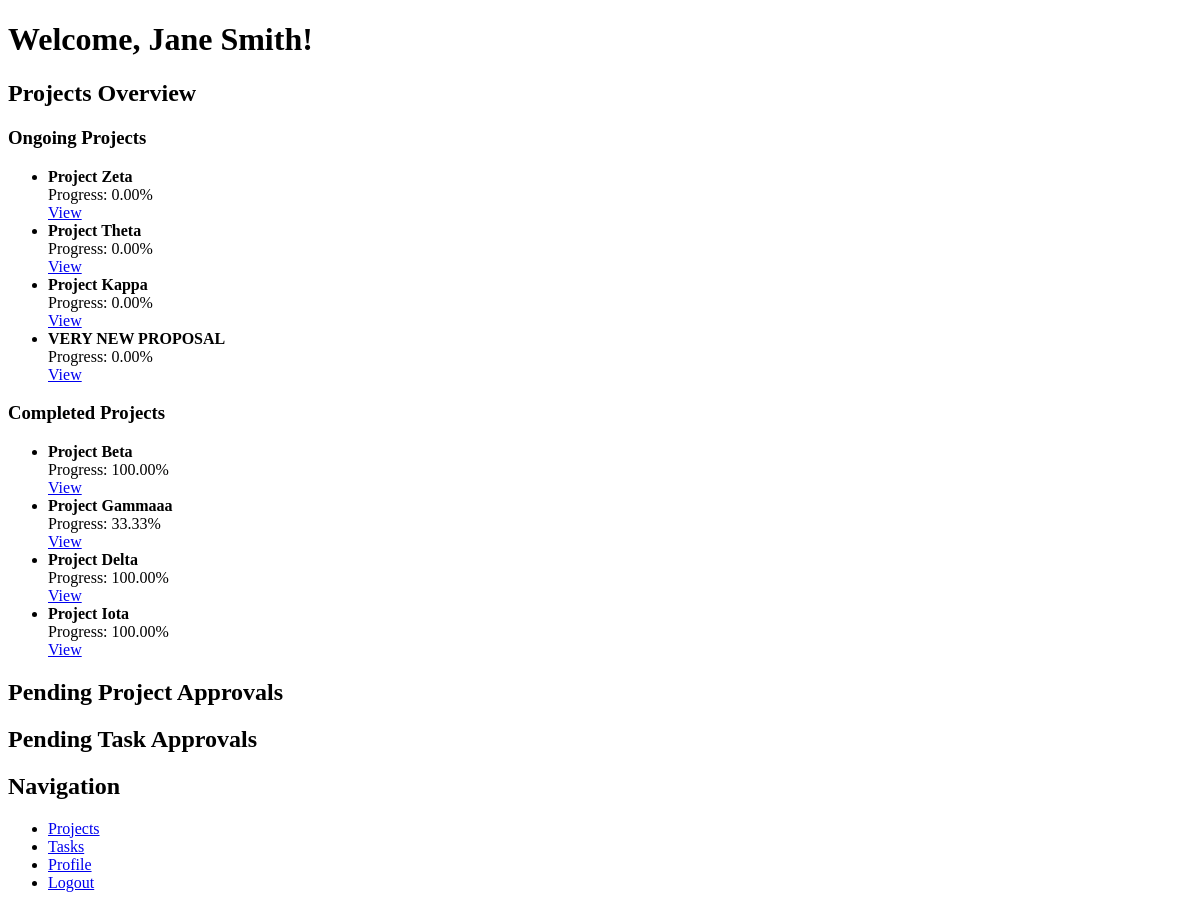
/controller/user-dashboard-controller.php (signed in), run on the app's committed database.
### tables this page shows
CREATE TABLE `usr` (
  `userid` int(11) NOT NULL,
  `firstname` varchar(255) NOT NULL,
  `lastname` varchar(255) NOT NULL,
  `name` varchar(255) NOT NULL,
  `email` varchar(255) NOT NULL,
  `password` varchar(255) NOT NULL,
  `roleid` int(11) DEFAULT NULL
);

CREATE TABLE `projects` (
  `project_id` int(11) NOT NULL,
  `client_id` int(11) NOT NULL,
  `pm_id` int(11) DEFAULT NULL,
  `name` varchar(100) NOT NULL,
  `description` text NOT NULL,
  `start_date` date DEFAULT NULL,
  `deadline` date NOT NULL,
  `status` varchar(50) NOT NULL DEFAULT 'Pending Approval',
  `type` varchar(50) NOT NULL DEFAULT 'Proposal',
  `comment` text DEFAULT NULL,
  `client_feedback` text DEFAULT NULL,
  `progress` decimal(5,2) DEFAULT 0.00
);

### model/user-model.php (called while the page is built, shortened)
<?php
function getUserInfo($userId)
{
    $conn = getDbConnection();
    $sql = "SELECT userid, firstname, lastname, email, roleid FROM usr WHERE userid = ?";
    $stmt = $conn->prepare($sql);
    $stmt->bind_param("i", $userId);
    $stmt->execute();
    $result = $stmt->get_result();
    $user = $result->fetch_assoc();
    return $user;
}
function getUserName($userId)
{
    $userInfo = getUserInfo($userId);
    $firstname = $userInfo['firstname'] ?? 'Unassigned';
    $lastname = $userInfo['lastname'] ?? '';
    return trim("$firstname $lastname");
}
?>

### model/project-model.php (called while the page is built, shortened)
<?php
function getPMProjects($pmId) {
    $conn = getDbConnection();
    $sql = "SELECT * FROM projects WHERE pm_id = ?";
    $stmt = $conn->prepare($sql);
    $stmt->bind_param("i", $pmId);
    $stmt->execute();
    $result = $stmt->get_result();
    $projects = [];
    while ($row = $result->fetch_assoc()) {
        $projects[] = $row;
    }
    return $projects;
}
function getPMOngoingProjects($pmId) {
    $conn = getDbConnection();
    $sql = "SELECT * FROM projects WHERE pm_id = ? AND status != 'Completed' AND status != 'Rejected'";
    $stmt = $conn->prepare($sql);
    $stmt->bind_param("i", $pmId);
    $stmt->execute();
    $result = $stmt->get_result();
    $projects = [];
    while ($row = $result->fetch_assoc()) {
        $projects[] = $row;
    }
    return $projects;
}
function getPMCompletedProjects($pmId) {
    $conn = getDbConnection();
    $sql = "SELECT * FROM projects WHERE pm_id = ? AND status = 'Completed'";
    $stmt = $conn->prepare($sql);
    $stmt->bind_param("i", $pmId);
    $stmt->execute();
    $result = $stmt->get_result();
    $projects = [];
    while ($row = $result->fetch_assoc()) {
        $projects[] = $row;
    }
    return $projects;
}
?>

### view/pm-dashboard.php (the view, shortened to what this page needs)
<!DOCTYPE html>
<html lang="en">
<head>
    <link rel="stylesheet" href="../css/styles.css">
</head>
<body>
<h1>Welcome, <?php echo $pmName; ?>!</h1>
<h2>Projects Overview</h2>
<h3>Ongoing Projects</h3>
<ul>
    <?php foreach ($ongoingProjects as $project) { ?>
        <li>
            <strong><?php echo $project['name']; ?></strong>
            <div>Progress: <?php echo $project['progress']; ?>%</div>
            <a href="../controller/pm-project-controller.php?action=view&project_id=<?php echo $project['project_id']; ?>">View</a>
        </li>
    <?php } ?>
</ul>
<h3>Completed Projects</h3>
<ul>
    <?php foreach ($completedProjects as $project) {
        if ($project['status'] == 'Completed') { ?>
        <li>
            <strong><?php echo $project['name']; ?></strong>
            <div>Progress: <?php echo $project['progress']; ?>%</div>
            <a href="../controller/pm-project-controller.php?action=view&project_id=<?php echo $project['project_id']; ?>">View</a>
        </li>
    <?php } } ?>
</ul>
<h2>Pending Project Approvals</h2>
<h2>Pending Task Approvals</h2>
<h2>Navigation</h2>
<ul>
    <li><a href="../controller/pm-project-controller.php?action=view">Projects</a></li>
    <li><a href="../controller/pm-task-controller.php?action=view">Tasks</a></li>
    <li><a href="../controller/profile-controller.php?action=view">Profile</a></li>
    <li><a href="../controller/user-logout-controller.php">Logout</a></li>
</ul>
</body>
</html>

### data on the page
usr: pmName "Jane Smith"
projects: name "Project Zeta", progress "0.00"
projects: name "Project Theta", progress "0.00"
projects: name "Project Kappa", progress "0.00"
projects: name "VERY NEW PROPOSAL", progress "0.00"
projects: name "Project Beta", progress "100.00"
projects: name "Project Gammaaa", progress "33.33"
projects: name "Project Delta", progress "100.00"
projects: name "Project Iota", progress "100.00"
